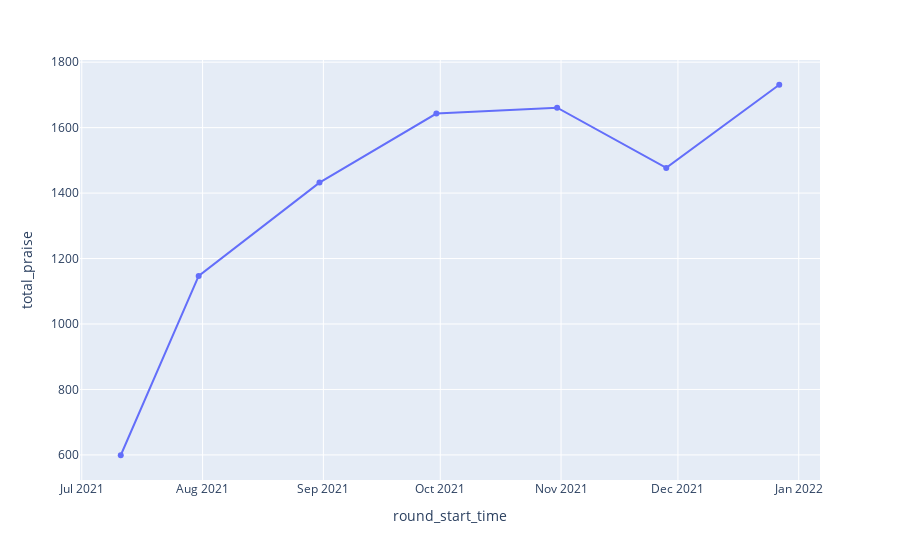

Notebook cell for this chart:
### Markdown cell above
### How many praise?

### Code cell
round_stats['total_praise'] = [len(allrounds_df['round-'+str(kr)]) for kr in rounds]
px.line(round_stats,x='round_start_time',y='total_praise',markers=True)
#plt.xlabel(round_stats['round_start_time'].values)

### Figure 1 — Plotly figure (JSON) as saved in the notebook; plotly's stock layout.template omitted (floating-point values rounded to 4 significant figures)
{"data": [{"hovertemplate": "round_start_time=%{x}<br>total_praise=%{y}<extra></extra>", "legendgroup": "", "line": {"color": "#636efa", "dash": "solid"}, "marker": {"symbol": "circle"}, "mode": "lines+markers", "name": "", "orientation": "v", "showlegend": false, "type": "scatter", "x": ["2021-07-11", "2021-07-31", "2021-08-31", "2021-09-30", "2021-10-31", "2021-11-28", "2021-12-27"], "xaxis": "x", "y": [599, 1147, 1432, 1643, 1661, 1477, 1731], "yaxis": "y"}], "layout": {"legend": {"tracegroupgap": 0}, "margin": {"t": 60}, "xaxis": {"anchor": "y", "domain": [0, 1], "title": {"text": "round_start_time"}}, "yaxis": {"anchor": "x", "domain": [0, 1], "title": {"text": "total_praise"}}}}
